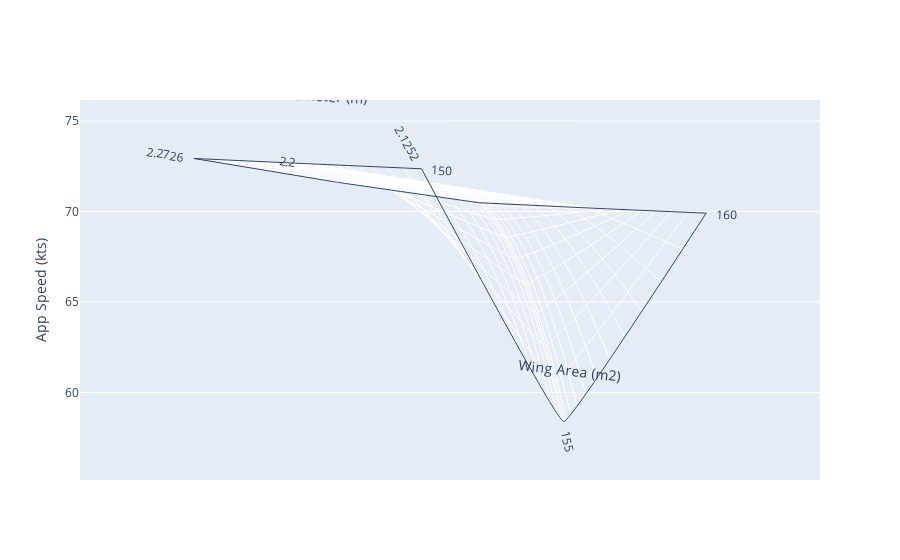

Notebook code cell kept with this figure:
### Code cell
draw_carpet(input["WingArea"],input["FanDiameter"]/10,output["app_speed"],'Wing Area (m2)',"Fan Diameter (m)","App Speed (kts)")

### Figure 1 — Plotly figure (JSON) as saved in the notebook; plotly's stock layout.template omitted (floating-point values rounded to 4 significant figures)
{"data": [{"a": [150, 150, 150, 155, 155, 155, 160, 160, 160], "aaxis": {"minorgridcount": 10, "smoothing": 0.1, "title": {"text": "Wing Area (m2)"}}, "b": [2.273, 2.2, 2.125, 2.273, 2.2, 2.125, 2.273, 2.2, 2.125], "baxis": {"minorgridcount": 10, "smoothing": 0.2, "title": {"text": "Fan Diameter (m)"}}, "cheaterslope": 0.8, "type": "carpet", "y": [72.93, 72.65, 72.36, 71.63, 71.43, 58.39, 70.49, 70.19, 69.91], "yaxis": "y"}], "layout": {"yaxis": {"title": {"text": "App Speed (kts)"}}}}
